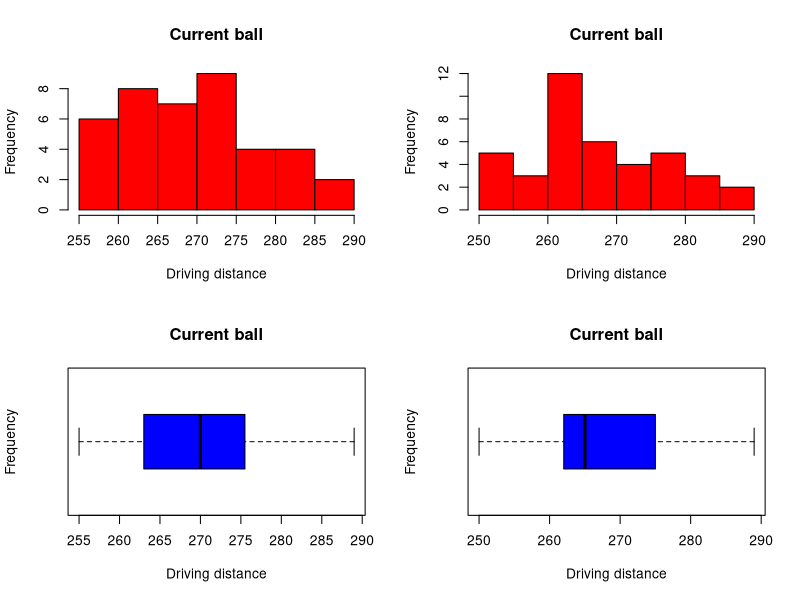

Recreate this plot in R.
## ---- chunk 1
knitr::opts_chunk$set(echo = TRUE, warning=FALSE)

## ---- chunk 2
mydata=read.csv("Golf.csv")
dim(mydata)
## ---- chunk 3
#Exploratory data analysis
str(mydata)
## ---- chunk 4
#checking for missing values
anyNA(mydata)
## ---- chunk 5
summary(mydata)
## ---- chunk 6
par(mfrow=c(2,2))
hist(mydata$Current,main='Current ball',xlab = "Driving distance",ylab = "Frequency",col="red")
hist(mydata$New,main='Current ball',xlab = "Driving distance",ylab = "Frequency",col="red")
boxplot(mydata$Current,main='Current ball',xlab = "Driving distance",ylab = "Frequency",col="blue",horizontal = TRUE)
boxplot(mydata$New,main='Current ball',xlab = "Driving distance",ylab = "Frequency",col="blue",horizontal = TRUE)

## ---- chunk 7
#the given Par Inc.,we can assume that it seems to be an independent sample case,the two tailed test will be pplicable to proceed with this project.

#Let us calculate the p-value using the R function ‘t.test’.

t.test(mydata$Current,mydata$New)
## ---- chunk 8
# the descriptive statistical summaries for each data
t.test(mydata$Current)
## ---- chunk 9
t.test(mydata$New)
## ---- chunk 10
#95% confidence interval for the difference between the means of the two population 
t.test(mydata$Current,mydata$New)
## ---- chunk 11
delta=mean(mydata$Current)-mean(mydata$New)
pooledSD <- (((40-1)*(8.75^2)+(40-1)*(9.9^2))/(40+40-2))^0.5
pooledSD
delta

## ---- chunk 12
power.t.test(n=40, delta = 2.775, sd=9.342,sig.level = 0.05,type = "two.sample",alternative = "two.sided" )
## ---- chunk 13
#to check the need of a larger size golf ball recalculate the sample using power T test with power as 95% and significance level 0.188.

power.t.test(power=0.95, delta = 2.775,sd=9.342,sig.level = 0.188,type = "two.sample",alternative = "two.sided" )
